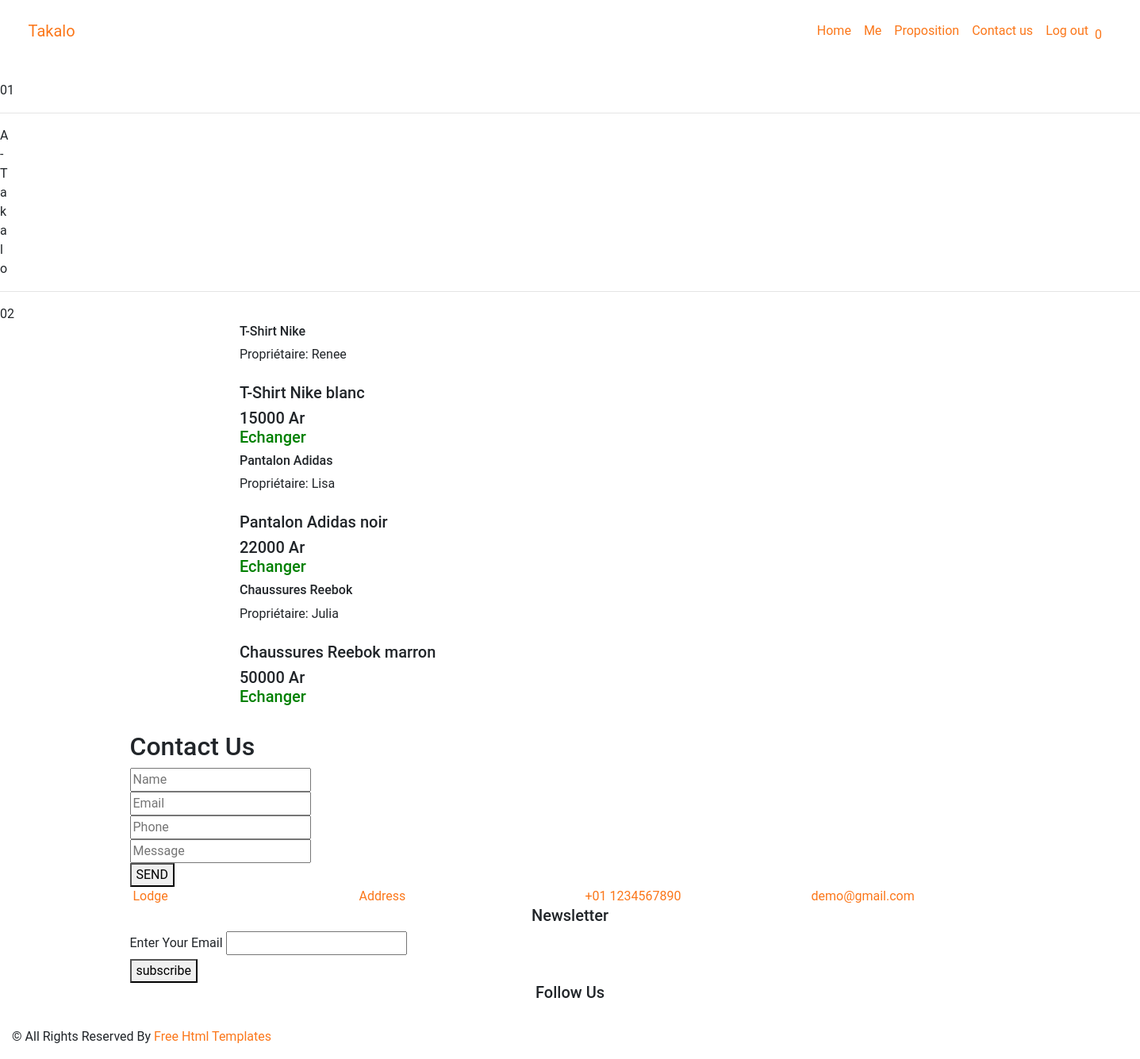
Page /index.php/welcome/objet on the committed database.
### tables this page shows
create table Objet(
    id_objet int primary key auto_increment,
    id_categorie int,
    nom_objet varchar(100),
    prix double,
    id_proprietaire int,
    descri varchar(100),
    stat int,
    img varchar(100),
    foreign key(id_proprietaire) references Utilisateur(id_utilisateur),
    foreign key(id_categorie) references Categorie(id_categorie)
);

create table Utilisateur(
    id_utilisateur int primary key auto_increment,
    nom varchar(100),
    email varchar(100),
    mdp varchar(100)
);

### application/views/template.php (called while the page is built)
<?php
    $this->load->view('template/header');
    $this->load->view('template/'.$content);
    $this->load->view('template/footer');
 ?>

### application/controllers/Welcome.php (called while the page is built, shortened)
<?php
class Welcome extends CI_Controller
{
	public function objet()
	{
		$this->load->model('Model');
		$data[] = array();
		$data['content'] = 'base';
		$this->load->model('Model');
		$data['liste'] = $this->Model->details();
		$this->load->view('template', $data);
	}
}

### index.php (called while the page is built, shortened)
<?php
require_once BASEPATH.'core/CodeIgniter.php';

### application/models/model.php (called while the page is built, shortened)
<?php
class Model extends CI_Model
{
    public function details()
    {
        $sql = "select o.id_objet as id_objet,o.nom_objet as nom_objet,o.prix as prix,o.descri as descri,o.img as img,u.nom as nom,u.id_utilisateur as nomu from Objet o join Utilisateur u on o.id_proprietaire=u.id_utilisateur";
        $query = $this->db->query($sql);
        $data[] = array();
        foreach ($query->result_array() as $row) {
            $data[] = $row;
        }
        return $data;
    }
    public function personne($mail)
    {
        $sql = "select * from Utilisateur where email=%s";
        $sql = sprintf($sql, $this->db->escape($mail));
        $query = $this->db->query($sql);
        $row=$query->row_array();
        return $row;
    }
}
?>

### application/views/template/base.php (the view, shortened to what this page needs)
<section class=" slider_section position-relative">
  <div class="design-box">
  </div>
  <div class="slider_number-container d-none d-md-block">
    <div class="number-box">
      <span>
        01
      </span>
      <hr>
      <span class="jwel">
        A <br>
        - <br>
        T <br>
        a <br>
        k <br>
        a <br>
        l <br>
        o
      </span>
      <hr>
      <span>
        02
      </span>
    </div>
  </div>
  <div class="item_section layout_padding2">
    <div class="container" style="margin-left: 287px;">
      <div class="item_container">
        <?php if (isset($liste)) { ?>
          <?php foreach ($liste as $objet) { ?>
            <?php if (!empty($objet)) { ?>
              <?php $this->load->model('Model');
              $cnom = $this->Model->personne($_SESSION['mail']); ?>
              <div class="box">
                <div class="price">
                  <h6>
                    <?php echo $objet['nom_objet'] ?>
                  </h6>
                  <h9>
                    Propriétaire:
                    <?php echo $objet['nom'] ?>
                  </h9>
                </div>
                <div class="img-box">
                </div>
                <div class="name">
                  <h5>
                    <?php echo $objet['descri'] ?>
                  </h5>
                  <h5>
                    <?php echo $objet['prix'] ?> Ar
                    <?php if ($cnom['nom'] != $objet['nom']) { ?>
                      <div>
                        <a href="<?php echo base_url('welcome/echange'); ?>?personne=<?php echo $objet['nomu'] ?>&objet=<?php echo $objet['id_objet'] ?>"
                          style="color: green; ">Echanger</a>
                      </div>
                    <?php } ?>
                  </h5>
                </div>
              </div>
            <?php } ?>
          <?php } ?>
        <?php } ?>
      </div>
    </div>
  </div>
</section>
</div>

### application/views/template/header.php (shortened to what this page needs)
<!DOCTYPE html>
<html>
<head>
  <link rel="stylesheet" type="text/css" href="https://cdnjs.cloudflare.com/ajax/libs/OwlCarousel2/2.1.3/assets/owl.carousel.min.css" />
  <link rel="stylesheet" type="text/css" href="<?php echo base_url(); ?>assets/css/bootstrap.css" />
  <link href="<?php echo base_url(); ?>assets/css/style.css" rel="stylesheet" />
  <link href="<?php echo base_url(); ?>assets/css/responsive.css" rel="stylesheet" />
</head>
<body>
  <div class="hero_area">
    <header class="header_section">
      <div class="container-fluid">
        <nav class="navbar navbar-expand-lg custom_nav-container ">
          <a class="navbar-brand" href="index.html">
            <span>
              Takalo
            </span>
          </a>
          <div class="collapse navbar-collapse" id="navbarSupportedContent">
            <div class="d-flex ml-auto flex-column flex-lg-row align-items-center">
              <ul class="navbar-nav  ">
                <li class="nav-item active">
                  <a class="nav-link" href="<?php echo base_url('welcome/objet') ?>">Home <span class="sr-only">(current)</span></a>
                </li>
                <li class="nav-item">
                  <a class="nav-link" href="<?php echo base_url('welcome/objet_perso') ?>"> Me</a>
                </li>
                <li class="nav-item">
                  <a class="nav-link" href="<?php echo base_url('welcome/proposition') ?>">Proposition </a>
                </li>
                <li class="nav-item">
                  <a class="nav-link" href="contact.html">Contact us</a>
                </li>
                <li class="nav-item">
                <a class="nav-link" href="<?php echo base_url('welcome/deconnexion') ?>">Log out</a>
                </li>
              </ul>
            </div>
            <div class="quote_btn-container ">
              <a href="">
                <div class="cart_number">
                  0
                </div>
              </a>
              <form class="form-inline">
                <button class="btn  my-2 my-sm-0 nav_search-btn" type="submit"></button>
              </form>
            </div>
          </div>
        </nav>
      </div>
    </header>

### application/views/template/footer.php (shortened to what this page needs)
  <section class="contact_section layout_padding">
    <div class="design-box">
    </div>
    <div class="container ">
      <div class="">
        <h2 class="">
          Contact Us
        </h2>
      </div>
    </div>
    <div class="container">
      <div class="row">
        <div class="col-md-6">
          <form action="">
            <div>
              <input type="text" placeholder="Name" />
            </div>
            <div>
              <input type="email" placeholder="Email" />
            </div>
            <div>
              <input type="text" placeholder="Phone" />
            </div>
            <div>
              <input type="text" class="message-box" placeholder="Message" />
            </div>
            <div class="d-flex ">
              <button>
                SEND
              </button>
            </div>
          </form>
        </div>
      </div>
    </div>
  </section>
  <section class="info_section ">
    <div class="container">
      <div class="info_container">
        <div class="row">
          <div class="col-md-3">
            <div class="info_logo">
              <a href="">
                <span>
                  Lodge
                </span>
              </a>
            </div>
          </div>
          <div class="col-md-3">
            <div class="info_contact">
              <a href="">
                <span>
                  Address
                </span>
              </a>
            </div>
          </div>
          <div class="col-md-3">
            <div class="info_contact">
              <a href="">
                <span>
                  +01 1234567890
                </span>
              </a>
            </div>
          </div>
          <div class="col-md-3">
            <div class="info_contact">
              <a href="">
                <span>
                  demo@gmail.com
                </span>
              </a>
            </div>
          </div>
        </div>
        <div class="info_form">
          <div class="d-flex justify-content-center">
            <h5 class="info_heading">
              Newsletter
            </h5>
          </div>
          <form action="">
            <div class="email_box">
              <label for="email2">Enter Your Email</label>
              <input type="text" id="email2">
            </div>
            <div>
              <button>
                subscribe
              </button>
            </div>
          </form>
        </div>
        <div class="info_social">
          <div class="d-flex justify-content-center">
            <h5 class="info_heading">
              Follow Us
            </h5>
          </div>
          <div class="social_box">
            <a href="">
            </a>
            <a href="">
            </a>
            <a href="">
            </a>
          </div>
        </div>
      </div>
    </div>
  </section>
  <section class="container-fluid footer_section">
    <p>
      &copy; <span id="displayYear"></span> All Rights Reserved By
      <a href="https://html.design/">Free Html Templates</a>
    </p>
  </section>
</body>
</html>

### rows in the picture
objet: nom_objet "T-Shirt Nike", id_proprietaire.nom "Renee", descri "T-Shirt Nike blanc", prix "15000"
objet: nom_objet "Pantalon Adidas", id_proprietaire.nom "Lisa", descri "Pantalon Adidas noir", prix "22000"
objet: nom_objet "Chaussures Reebok", id_proprietaire.nom "Julia", descri "Chaussures Reebok marron", prix "50000"
